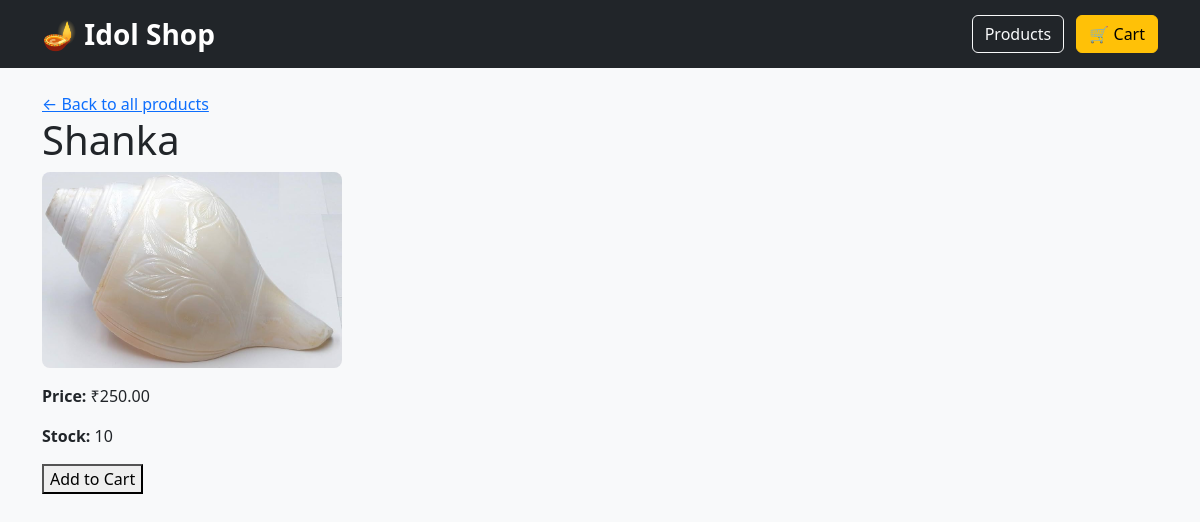
Screenshot of /products/shanka/ with the database file from the repository.
### products/models.py (models this page shows, shortened)
class Product(models.Model):
    name = models.CharField(max_length=200)
    slug = models.SlugField(max_length=200, unique=True)
    category = models.ForeignKey(Category, on_delete=models.SET_NULL, null=True, related_name="products")
    description = models.TextField(blank=True)
    price = models.DecimalField(max_digits=10, decimal_places=2)
    stock = models.PositiveIntegerField(default=0)
    is_active = models.BooleanField(default=True)
    created_at = models.DateTimeField(auto_now_add=True)

class ProductImage(models.Model):
    product = models.ForeignKey(Product, on_delete=models.CASCADE, related_name="images")
    image = models.ImageField(upload_to="products/")
    is_primary = models.BooleanField(default=False)

### products/views.py (the view)
# urls.py: path("<slug:slug>/", views.product_detail, name="product_detail"),
def product_detail(request, slug):
    product = get_object_or_404(Product, slug=slug, is_active=True)
    return render(request, "products/product_detail.html", {
        "product": product
    })

### products/templates/products/product_detail.html (shortened to what this page needs)
{% extends "base.html" %}
{% block content %}
    <a href="{% url 'products:product_list' %}">&larr; Back to all products</a>
    <h1>{{ product.name }}</h1>
    {% for img in product.images.all %}
        <img src="{{ img.image.url }}" width="300" style="border-radius: 8px;">
    {% endfor %}
    <p><strong>Price:</strong> ₹{{ product.price }}</p>
    <p><strong>Stock:</strong> {{ product.stock }}</p>
    <form action="{% url 'products:cart_add' product.id %}" method="post">
        <button type="submit">Add to Cart</button>
    </form>
{% endblock %}

### templates/base.html (style rules this page uses)
body { background:#f8f9fa; }

### rows the page displays
Product: name "Shanka", price "250.00", stock "10"
ProductImage: image (picture)
